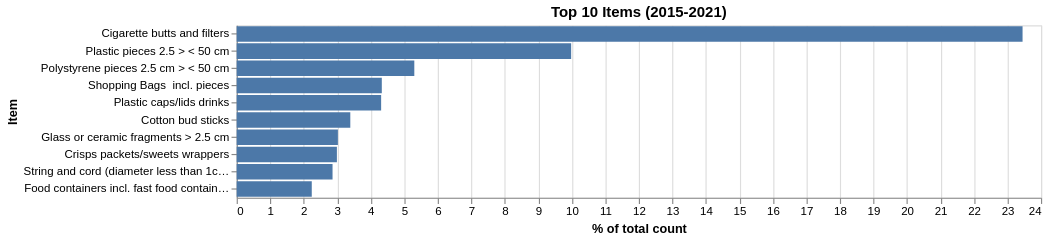

Vega-Lite specification for this chart:
### Vega-Lite specification from a JSON file in a GitHub repository (floating-point values rounded to 4 significant figures)
{"$schema": "https://vega.github.io/schema/vega-lite/v5.json", "title": "Top 10 Items (2015-2021)", "data": {"values": [{"Item": "String and cord (diameter less than 1cm)", "Count": 2.86}, {"Item": "Shopping Bags  incl. pieces", "Count": 4.33}, {"Item": "Polystyrene pieces 2.5 cm > < 50 cm", "Count": 5.3}, {"Item": "Plastic pieces 2.5 > < 50 cm", "Count": 9.98}, {"Item": "Plastic caps/lids drinks", "Count": 4.31}, {"Item": "Glass or ceramic fragments > 2.5 cm", "Count": 3.02}, {"Item": "Food containers incl. fast food containers", "Count": 2.24}, {"Item": "Crisps packets/sweets wrappers", "Count": 2.99}, {"Item": "Cotton bud sticks", "Count": 3.39}, {"Item": "Cigarette butts and filters", "Count": 23.45}]}, "width": 700, "height": {"step": 15}, "mark": {"type": "bar", "tooltip": {"content": "encoding"}}, "encoding": {"y": {"field": "Item", "type": "nominal", "sort": "-x"}, "x": {"field": "Count", "type": "quantitative", "title": "% of total count"}}}
